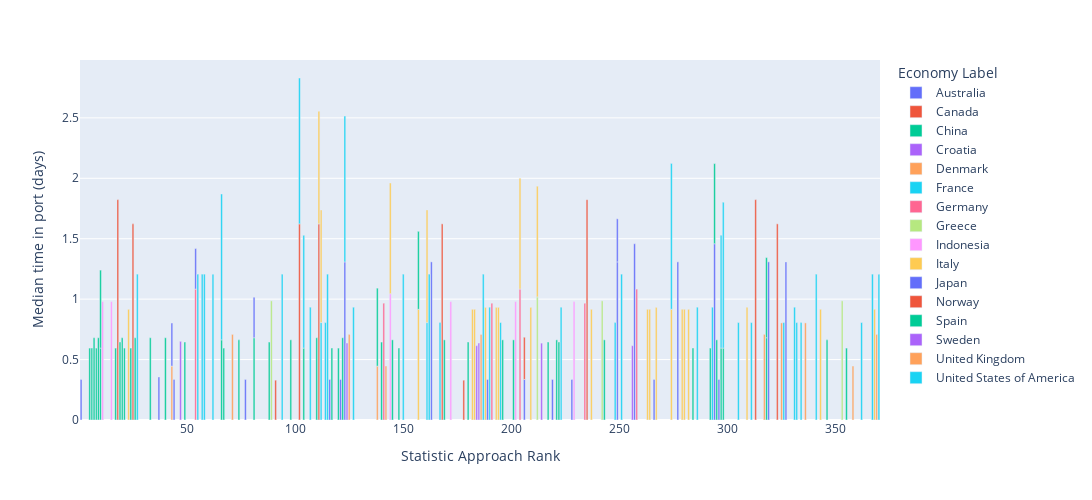

Notebook source saved alongside this figure:
### Code cell
fig = px.bar(output1, x="Statistic Approach Rank", y="Median time in port (days)",
                 color="Economy Label", hover_data = ["Port Name", "Year"],
                 width = 2000, height = 500
            )
fig.update_xaxes(categoryorder="total ascending")

fig.show()

### Figure 1 — Plotly figure (JSON) as saved in the notebook; plotly's stock layout.template omitted (floating-point values rounded to 4 significant figures)
{"data": [{"alignmentgroup": "True", "customdata": [["ACAJUTLA", 2020], ["BELL BAY", 2020], ["BRISTOL", 2020], ["FREETOWN", 2020], ["MOJI", 2020], ["PORT BOTANY", 2020], ["ADELAIDE", 2021], ["MELBOURNE", 2021]], "hovertemplate": "Economy Label=Australia<br>Statistic Approach Rank=%{x}<br>Median time in port (days)=%{y}<br>Port Name=%{customdata[0]}<br>Year=%{customdata[1]}<extra></extra>", "legendgroup": "Australia", "marker": {"color": "#636efa", "pattern": {"shape": ""}}, "name": "Australia", "offsetgroup": "Australia", "orientation": "v", "showlegend": true, "textposition": "auto", "type": "bar", "x": [249, 163, 277, 319, 123, 327, 257, 294], "xaxis": "x", "y": [1.308, 1.308, 1.308, 1.308, 1.308, 1.308, 1.458, 1.458], "yaxis": "y"}, {"alignmentgroup": "True", "customdata": [["HAKATA", 2020], ["NAHA", 2020], ["PRINCE RUPERT", 2020], ["SALERNO", 2020], ["VALPARAISO", 2020], ["HALIFAX", 2021], ["SAINT JOHN", 2021], ["MONTREAL", 2021]], "hovertemplate": "Economy Label=Canada<br>Statistic Approach Rank=%{x}<br>Median time in port (days)=%{y}<br>Port Name=%{customdata[0]}<br>Year=%{customdata[1]}<extra></extra>", "legendgroup": "Canada", "marker": {"color": "#EF553B", "pattern": {"shape": ""}}, "name": "Canada", "offsetgroup": "Canada", "orientation": "v", "showlegend": true, "textposition": "auto", "type": "bar", "x": [25, 111, 323, 168, 102, 18, 235, 313], "xaxis": "x", "y": [1.623, 1.623, 1.623, 1.623, 1.623, 1.823, 1.823, 1.823], "yaxis": "y"}, {"alignmentgroup": "True", "customdata": [["CHATTOGRAM", 2020], ["DAKAR", 2020], ["DAMIETTA", 2020], ["FREMANTLE", 2020], ["GRANGEMOUTH", 2020], ["LONDON", 2020], ["NOUAKCHOTT", 2020], ["QINZHOU", 2020], ["QUY NHON", 2020], ["SHANTOU", 2020], ["SHEKOU", 2020], ["SHIMIZU", 2020], ["THESSALONIKI", 2020], ["WILMINGTON (NORTH CAROLINA, USA)", 2020], ["YANGSHAN", 2020], ["YANTIAN", 2020], ["ZHOUSHAN", 2020], ["NINGBO", 2021], ["GUANGZHOU", 2021], ["CHIWAN", 2021], ["TIANJIN", 2021], ["QINGDAO", 2021], ["MAWAN", 2021], ["XIAMEN", 2021], ["DALIAN", 2021], ["DA CHAN BAY TERMINAL ONE", 2021], ["SHANGHAI", 2021]], "hovertemplate": "Economy Label=China<br>Statistic Approach Rank=%{x}<br>Median time in port (days)=%{y}<br>Port Name=%{customdata[0]}<br>Year=%{customdata[1]}<extra></extra>", "legendgroup": "China", "marker": {"color": "#00cc96", "pattern": {"shape": ""}}, "name": "China", "offsetgroup": "China", "orientation": "v", "showlegend": true, "textposition": "auto", "type": "bar", "x": [298, 120, 297, 21, 6, 355, 292, 148, 104, 117, 5, 24, 284, 67, 10, 17, 8, 7, 9, 20, 26, 33, 110, 40, 81, 122, 318], "xaxis": "x", "y": [0.5951, 0.5951, 0.5951, 0.5951, 0.5951, 0.5951, 0.5951, 0.5951, 0.5951, 0.5951, 0.5951, 0.5951, 0.5951, 0.5951, 0.5951, 0.5951, 0.5951, 0.6806, 0.6806, 0.6806, 0.6806, 0.6806, 0.6806, 0.6806, 0.6806, 0.6806, 0.6806], "yaxis": "y"}, {"alignmentgroup": "True", "customdata": [["RIO GRANDE (BRAZIL)", 2020]], "hovertemplate": "Economy Label=Croatia<br>Statistic Approach Rank=%{x}<br>Median time in port (days)=%{y}<br>Port Name=%{customdata[0]}<br>Year=%{customdata[1]}<extra></extra>", "legendgroup": "Croatia", "marker": {"color": "#ab63fa", "pattern": {"shape": ""}}, "name": "Croatia", "offsetgroup": "Croatia", "orientation": "v", "showlegend": true, "textposition": "auto", "type": "bar", "x": [47], "xaxis": "x", "y": [0.6507], "yaxis": "y"}, {"alignmentgroup": "True", "customdata": [["AARHUS", 2020], ["COPENHAGEN", 2020], ["FREDERICIA", 2020], ["LAGOS (NIGERIA)", 2020]], "hovertemplate": "Economy Label=Denmark<br>Statistic Approach Rank=%{x}<br>Median time in port (days)=%{y}<br>Port Name=%{customdata[0]}<br>Year=%{customdata[1]}<extra></extra>", "legendgroup": "Denmark", "marker": {"color": "#FFA15A", "pattern": {"shape": ""}}, "name": "Denmark", "offsetgroup": "Denmark", "orientation": "v", "showlegend": true, "textposition": "auto", "type": "bar", "x": [43, 142, 138, 358], "xaxis": "x", "y": [0.4458, 0.4458, 0.4458, 0.4458], "yaxis": "y"}, {"alignmentgroup": "True", "customdata": [["BORUSAN", 2020], ["DUNKIRK", 2020], ["FORT−DE−FRANCE", 2020], ["GUAYAQUIL", 2020], ["LIVORNO", 2020], ["MEJILLONES", 2020], ["MIAMI", 2020], ["NEMRUT BAY", 2020], ["OAKLAND", 2020], ["PAPEETE", 2020], ["POINTE-NOIRE", 2020], ["PORT OF SPAIN", 2020], ["NANTES SAINT-NAZAIRE", 2021], ["POINTE-À-PITRE", 2021], ["FORT-DE-FRANCE", 2021], ["GUSTAVIA", 2021], ["BORDEAUX", 2021], ["LE HAVRE", 2021], ["MAYOTTE", 2021], ["MARSEILLE", 2021], ["PORT RÉUNION", 2021]], "hovertemplate": "Economy Label=France<br>Statistic Approach Rank=%{x}<br>Median time in port (days)=%{y}<br>Port Name=%{customdata[0]}<br>Year=%{customdata[1]}<extra></extra>", "legendgroup": "France", "marker": {"color": "#19d3f3", "pattern": {"shape": ""}}, "name": "France", "offsetgroup": "France", "orientation": "v", "showlegend": true, "textposition": "auto", "type": "bar", "x": [195, 305, 112, 161, 332, 311, 114, 326, 334, 167, 362, 248, 104, 107, 127, 190, 223, 286, 293, 297, 331], "xaxis": "x", "y": [0.8062, 0.8062, 0.8062, 0.8062, 0.8062, 0.8062, 0.8062, 0.8062, 0.8062, 0.8062, 0.8062, 0.8062, 0.9333, 0.9333, 0.9333, 0.9333, 0.9333, 0.9333, 0.9333, 0.9333, 0.9333], "yaxis": "y"}, {"alignmentgroup": "True", "customdata": [["BRISBANE", 2020], ["HAMAD PORT", 2020], ["WELLINGTON", 2020], ["BREMERHAVEN", 2021], ["HAMBURG", 2021], ["WILHELMSHAVEN", 2021]], "hovertemplate": "Economy Label=Germany<br>Statistic Approach Rank=%{x}<br>Median time in port (days)=%{y}<br>Port Name=%{customdata[0]}<br>Year=%{customdata[1]}<extra></extra>", "legendgroup": "Germany", "marker": {"color": "#FF6692", "pattern": {"shape": ""}}, "name": "Germany", "offsetgroup": "Germany", "orientation": "v", "showlegend": true, "textposition": "auto", "type": "bar", "x": [234, 191, 141, 54, 258, 204], "xaxis": "x", "y": [0.9667, 0.9667, 0.9667, 1.083, 1.083, 1.083], "yaxis": "y"}, {"alignmentgroup": "True", "customdata": [["HONG KONG, HONG KONG SAR, CHINA", 2020], ["PIRAEUS", 2020], ["TEMA", 2020], ["HERAKLION", 2021]], "hovertemplate": "Economy Label=Greece<br>Statistic Approach Rank=%{x}<br>Median time in port (days)=%{y}<br>Port Name=%{customdata[0]}<br>Year=%{customdata[1]}<extra></extra>", "legendgroup": "Greece", "marker": {"color": "#B6E880", "pattern": {"shape": ""}}, "name": "Greece", "offsetgroup": "Greece", "orientation": "v", "showlegend": true, "textposition": "auto", "type": "bar", "x": [242, 89, 353, 212], "xaxis": "x", "y": [0.9861, 0.9861, 0.9861, 1.018], "yaxis": "y"}, {"alignmentgroup": "True", "customdata": [["BELAWAN", 2020], ["PANJANG", 2020], ["TANGER MEDITERRANEAN", 2020], ["TANJUNG PELEPAS", 2020], ["TANJUNG PERAK", 2020], ["TANJUNG EMAS", 2021]], "hovertemplate": "Economy Label=Indonesia<br>Statistic Approach Rank=%{x}<br>Median time in port (days)=%{y}<br>Port Name=%{customdata[0]}<br>Year=%{customdata[1]}<extra></extra>", "legendgroup": "Indonesia", "marker": {"color": "#FF97FF", "pattern": {"shape": ""}}, "name": "Indonesia", "offsetgroup": "Indonesia", "orientation": "v", "showlegend": true, "textposition": "auto", "type": "bar", "x": [202, 229, 15, 11, 172, 144], "xaxis": "x", "y": [0.9799, 0.9799, 0.9799, 0.9799, 0.9799, 1.045], "yaxis": "y"}, {"alignmentgroup": "True", "customdata": [["ANCONA", 2020], ["BATANGAS", 2020], ["CASTELLON", 2020], ["CHORNOMORSK", 2020], ["GEMLIK", 2020], ["GIJON", 2020], ["LATAKIA", 2020], ["LUANDA", 2020], ["NEW ORLEANS", 2020], ["PALERMO", 2020], ["RIJEKA", 2020], ["SAMSUN", 2020], ["SEATTLE", 2020], ["TOMAKOMAI", 2020], ["TRIESTE", 2020], ["VANCOUVER (CANADA)", 2020], ["GIOIA TAURO", 2021], ["SAVONA-VADO", 2021], ["CIVITAVECCHIA", 2021], ["RAVENNA", 2021], ["CATANIA", 2021], ["BARI", 2021], ["TRAPANI", 2021], ["NAPLES", 2021], ["LA SPEZIA", 2021]], "hovertemplate": "Economy Label=Italy<br>Statistic Approach Rank=%{x}<br>Median time in port (days)=%{y}<br>Port Name=%{customdata[0]}<br>Year=%{customdata[1]}<extra></extra>", "legendgroup": "Italy", "marker": {"color": "#FECB52", "pattern": {"shape": ""}}, "name": "Italy", "offsetgroup": "Italy", "orientation": "v", "showlegend": true, "textposition": "auto", "type": "bar", "x": [183, 144, 157, 274, 282, 212, 23, 343, 237, 182, 279, 280, 263, 204, 264, 368, 112, 111, 161, 188, 193, 194, 209, 267, 309], "xaxis": "x", "y": [0.916, 0.916, 0.916, 0.916, 0.916, 0.916, 0.916, 0.916, 0.916, 0.916, 0.916, 0.916, 0.916, 0.916, 0.916, 0.916, 0.9319, 0.9319, 0.9319, 0.9319, 0.9319, 0.9319, 0.9319, 0.9319, 0.9319], "yaxis": "y"}, {"alignmentgroup": "True", "customdata": [["HAIPHONG", 2020], ["KINGSTON (JAMAICA)", 2020], ["KRISTIANSAND", 2020], ["MUNDRA", 2020], ["NASSAU", 2020], ["NELSON", 2020], ["OMAEZAKI", 2020], ["OSAKA", 2020], ["SHUAIBA", 2020], ["TOAMASINA", 2020], ["TOKYO", 2020], ["YOKKAICHI", 2020], ["YOKOHAMA", 2020], ["KOBE", 2021], ["NAGOYA", 2021], ["KAWASAKI", 2021]], "hovertemplate": "Economy Label=Japan<br>Statistic Approach Rank=%{x}<br>Median time in port (days)=%{y}<br>Port Name=%{customdata[0]}<br>Year=%{customdata[1]}<extra></extra>", "legendgroup": "Japan", "marker": {"color": "#636efa", "pattern": {"shape": ""}}, "name": "Japan", "offsetgroup": "Japan", "orientation": "v", "showlegend": true, "textposition": "auto", "type": "bar", "x": [116, 266, 296, 44, 189, 206, 121, 77, 228, 219, 54, 81, 1, 37, 43, 249], "xaxis": "x", "y": [0.3354, 0.3354, 0.3354, 0.3354, 0.3354, 0.3354, 0.3354, 0.3354, 0.3354, 0.3354, 0.3354, 0.3354, 0.3354, 0.3562, 0.3562, 0.3562], "yaxis": "y"}, {"alignmentgroup": "True", "customdata": [["LIANYUNGANG", 2020], ["OSLO", 2020], ["LARVIK", 2021]], "hovertemplate": "Economy Label=Norway<br>Statistic Approach Rank=%{x}<br>Median time in port (days)=%{y}<br>Port Name=%{customdata[0]}<br>Year=%{customdata[1]}<extra></extra>", "legendgroup": "Norway", "marker": {"color": "#EF553B", "pattern": {"shape": ""}}, "name": "Norway", "offsetgroup": "Norway", "orientation": "v", "showlegend": true, "textposition": "auto", "type": "bar", "x": [178, 91, 206], "xaxis": "x", "y": [0.3295, 0.3295, 0.3493], "yaxis": "y"}, {"alignmentgroup": "True", "customdata": [["ALEXANDRIA (EGYPT)", 2020], ["ALGIERS", 2020], ["ALTAMIRA", 2020], ["BARRANQUILLA", 2020], ["BILBAO", 2020], ["CAI LAN", 2020], ["GENOA", 2020], ["MANZANILLO (MEXICO)", 2020], ["PORT LOUIS", 2020], ["SANTO TOMAS DE CASTILLA", 2020], ["TANJUNG PRIOK", 2020], ["UMM QASR", 2020], ["VENICE", 2020], ["ALGECIRAS", 2021], ["BARCELONA", 2021], ["CORONEL", 2021], ["SANTA CRUZ DE TENERIFE", 2021], ["VALENCIA", 2021], ["MALAGA", 2021], ["VIGO", 2021], ["TARRAGONA", 2021], ["CADIZ", 2021], ["ALICANTE", 2021]], "hovertemplate": "Economy Label=Spain<br>Statistic Approach Rank=%{x}<br>Median time in port (days)=%{y}<br>Port Name=%{customdata[0]}<br>Year=%{customdata[1]}<extra></extra>", "legendgroup": "Spain", "marker": {"color": "#00cc96", "pattern": {"shape": ""}}, "name": "Spain", "offsetgroup": "Spain", "orientation": "v", "showlegend": true, "textposition": "auto", "type": "bar", "x": [221, 318, 98, 169, 243, 74, 196, 145, 346, 201, 66, 294, 295, 10, 19, 49, 88, 180, 140, 138, 157, 217, 222], "xaxis": "x", "y": [0.6632, 0.6632, 0.6632, 0.6632, 0.6632, 0.6632, 0.6632, 0.6632, 0.6632, 0.6632, 0.6632, 0.6632, 0.6632, 0.6451, 0.6451, 0.6451, 0.6451, 0.6451, 0.6451, 0.6451, 0.6451, 0.6451, 0.6451], "yaxis": "y"}, {"alignmentgroup": "True", "customdata": [["FUZHOU", 2020], ["HELSINGBORG", 2020], ["NOUMEA", 2020], ["NORRKOPING", 2021], ["GAVLE", 2021]], "hovertemplate": "Economy Label=Sweden<br>Statistic Approach Rank=%{x}<br>Median time in port (days)=%{y}<br>Port Name=%{customdata[0]}<br>Year=%{customdata[1]}<extra></extra>", "legendgroup": "Sweden", "marker": {"color": "#ab63fa", "pattern": {"shape": ""}}, "name": "Sweden", "offsetgroup": "Sweden", "orientation": "v", "showlegend": true, "textposition": "auto", "type": "bar", "x": [214, 185, 124, 184, 256], "xaxis": "x", "y": [0.6361, 0.6361, 0.6361, 0.6149, 0.6149], "yaxis": "y"}, {"alignmentgroup": "True", "customdata": [["BUENAVENTURA", 2020], ["ENSENADA", 2020], ["LOS ANGELES", 2020], ["LYTTELTON", 2020], ["SOUTHAMPTON", 2020], ["LIVERPOOL (UNITED KINGDOM)", 2021], ["FELIXSTOWE", 2021]], "hovertemplate": "Economy Label=United Kingdom<br>Statistic Approach Rank=%{x}<br>Median time in port (days)=%{y}<br>Port Name=%{customdata[0]}<br>Year=%{customdata[1]}<extra></extra>", "legendgroup": "United Kingdom", "marker": {"color": "#FFA15A", "pattern": {"shape": ""}}, "name": "United Kingdom", "offsetgroup": "United Kingdom", "orientation": "v", "showlegend": true, "textposition": "auto", "type": "bar", "x": [71, 125, 369, 186, 317, 325, 336], "xaxis": "x", "y": [0.7083, 0.7083, 0.7083, 0.7083, 0.7083, 0.8035, 0.8035], "yaxis": "y"}, {"alignmentgroup": "True", "customdata": [["PORT OF VIRGINIA", 2021], ["WILMINGTON (NORTH CAROLINA)", 2021], ["PHILADELPHIA", 2021], ["BALBOA", 2021], ["TAMPA", 2021], ["PORT TAMPA BAY", 2021], ["JACKSONVILLE", 2021], ["PORT EVERGLADES", 2021], ["BOSTON (United States of America)", 2021], ["HOUSTON", 2021], ["CHARLESTON", 2021], ["MOBILE", 2021], ["SAN VICENTE", 2021], ["NEW YORK AND NEW JERSEY", 2021], ["HUENEME", 2021], ["PORT VICTORIA", 2021], ["TACOMA", 2021], ["SAVANNAH", 2021], ["LONG BEACH", 2021]], "hovertemplate": "Economy Label=United States of America<br>Statistic Approach Rank=%{x}<br>Median time in port (days)=%{y}<br>Port Name=%{customdata[0]}<br>Year=%{customdata[1]}<extra></extra>", "legendgroup": "United States of America", "marker": {"color": "#19d3f3", "pattern": {"shape": ""}}, "name": "United States of America", "offsetgroup": "United States of America", "orientation": "v", "showlegend": true, "textposition": "auto", "type": "bar", "x": [27, 57, 58, 55, 62, 66, 94, 102, 115, 123, 187, 150, 162, 251, 274, 298, 341, 367, 370], "xaxis": "x", "y": [1.207, 1.207, 1.207, 1.207, 1.207, 1.207, 1.207, 1.207, 1.207, 1.207, 1.207, 1.207, 1.207, 1.207, 1.207, 1.207, 1.207, 1.207, 1.207], "yaxis": "y"}], "layout": {"barmode": "relative", "height": 500, "legend": {"title": {"text": "Economy Label"}, "tracegroupgap": 0}, "margin": {"t": 60}, "width": 2000, "xaxis": {"anchor": "y", "categoryorder": "total ascending", "domain": [0, 1], "title": {"text": "Statistic Approach Rank"}}, "yaxis": {"anchor": "x", "domain": [0, 1], "title": {"text": "Median time in port (days)"}}}}
